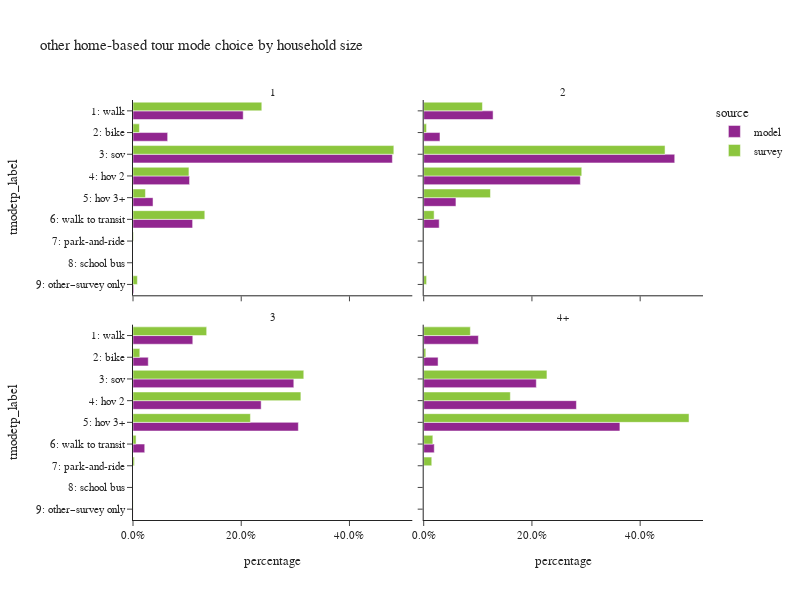

Write notebook code for a chart like this one.
### Code cell
plot_mode_choice(hb_tour,"hhsize_4+",
                 {"hhsize_4+":["1","2","3","4+"],
                  "tmodetp_label":["1: walk","2: bike","3: sov","4: hov 2","5: hov 3+","6: walk to transit",
                                   "7: park-and-ride","8: school bus","9: other–survey only"]},
                 "household size",2,600)

### Figure 1 — Plotly figure (JSON) as saved in the notebook; plotly's stock layout.template omitted (floating-point values rounded to 4 significant figures)
{"data": [{"alignmentgroup": "True", "customdata": [[99633], [31323], [234484], [51118], [18102], [53892], [667]], "hovertemplate": "source=model<br>hhsize_4+=1<br>percentage=%{x}<br>tmodetp_label=%{y}<br>sample count=%{customdata[0]}<extra></extra>", "legendgroup": "model", "marker": {"color": "#91268F", "pattern": {"shape": ""}}, "name": "model", "offsetgroup": "model", "orientation": "h", "showlegend": true, "textposition": "auto", "type": "bar", "x": [0.2037, 0.06403, 0.4793, 0.1045, 0.037, 0.1102, 0.001363], "xaxis": "x3", "y": ["1: walk", "2: bike", "3: sov", "4: hov 2", "5: hov 3+", "6: walk to transit", "9: other–survey only"], "yaxis": "y3"}, {"alignmentgroup": "True", "customdata": [[123328], [28919], [446153], [278406], [57298], [27515], [178]], "hovertemplate": "source=model<br>hhsize_4+=2<br>percentage=%{x}<br>tmodetp_label=%{y}<br>sample count=%{customdata[0]}<extra></extra>", "legendgroup": "model", "marker": {"color": "#91268F", "pattern": {"shape": ""}}, "name": "model", "offsetgroup": "model", "orientation": "h", "showlegend": false, "textposition": "auto", "type": "bar", "x": [0.1282, 0.03007, 0.4639, 0.2895, 0.05957, 0.02861, 0.0001851], "xaxis": "x4", "y": ["1: walk", "2: bike", "3: sov", "4: hov 2", "5: hov 3+", "6: walk to transit", "9: other–survey only"], "yaxis": "y4"}, {"alignmentgroup": "True", "customdata": [[64486], [16452], [173437], [138220], [178338], [12655], [64]], "hovertemplate": "source=model<br>hhsize_4+=3<br>percentage=%{x}<br>tmodetp_label=%{y}<br>sample count=%{customdata[0]}<extra></extra>", "legendgroup": "model", "marker": {"color": "#91268F", "pattern": {"shape": ""}}, "name": "model", "offsetgroup": "model", "orientation": "h", "showlegend": false, "textposition": "auto", "type": "bar", "x": [0.1105, 0.02819, 0.2972, 0.2368, 0.3056, 0.02168, 0.0001097], "xaxis": "x", "y": ["1: walk", "2: bike", "3: sov", "4: hov 2", "5: hov 3+", "6: walk to transit", "9: other–survey only"], "yaxis": "y"}, {"alignmentgroup": "True", "customdata": [[125058], [32876], [257644], [349394], [448908], [24183], [105]], "hovertemplate": "source=model<br>hhsize_4+=4+<br>percentage=%{x}<br>tmodetp_label=%{y}<br>sample count=%{customdata[0]}<extra></extra>", "legendgroup": "model", "marker": {"color": "#91268F", "pattern": {"shape": ""}}, "name": "model", "offsetgroup": "model", "orientation": "h", "showlegend": false, "textposition": "auto", "type": "bar", "x": [0.101, 0.02655, 0.2081, 0.2822, 0.3626, 0.01953, 8.48e-05], "xaxis": "x2", "y": ["1: walk", "2: bike", "3: sov", "4: hov 2", "5: hov 3+", "6: walk to transit", "9: other–survey only"], "yaxis": "y2"}, {"alignmentgroup": "True", "customdata": [[385], [35], [464], [84], [28], [129], [4], [11]], "hovertemplate": "source=survey<br>hhsize_4+=1<br>percentage=%{x}<br>tmodetp_label=%{y}<br>sample count=%{customdata[0]}<extra></extra>", "legendgroup": "survey", "marker": {"color": "#8CC63E", "pattern": {"shape": ""}}, "name": "survey", "offsetgroup": "survey", "orientation": "h", "showlegend": true, "textposition": "auto", "type": "bar", "x": [0.238, 0.01182, 0.482, 0.1034, 0.023, 0.1327, 0.001058, 0.008102], "xaxis": "x3", "y": ["1: walk", "2: bike", "3: sov", "4: hov 2", "5: hov 3+", "6: walk to transit", "7: park-and-ride", "9: other–survey only"], "yaxis": "y3"}, {"alignmentgroup": "True", "customdata": [[376], [31], [570], [484], [109], [52], [4], [7]], "hovertemplate": "source=survey<br>hhsize_4+=2<br>percentage=%{x}<br>tmodetp_label=%{y}<br>sample count=%{customdata[0]}<extra></extra>", "legendgroup": "survey", "marker": {"color": "#8CC63E", "pattern": {"shape": ""}}, "name": "survey", "offsetgroup": "survey", "orientation": "h", "showlegend": false, "textposition": "auto", "type": "bar", "x": [0.1085, 0.005229, 0.446, 0.292, 0.1234, 0.01925, 0.0002915, 0.005326], "xaxis": "x4", "y": ["1: walk", "2: bike", "3: sov", "4: hov 2", "5: hov 3+", "6: walk to transit", "7: park-and-ride", "9: other–survey only"], "yaxis": "y4"}, {"alignmentgroup": "True", "customdata": [[81], [14], [141], [135], [76], [7], [4], [1]], "hovertemplate": "source=survey<br>hhsize_4+=3<br>percentage=%{x}<br>tmodetp_label=%{y}<br>sample count=%{customdata[0]}<extra></extra>", "legendgroup": "survey", "marker": {"color": "#8CC63E", "pattern": {"shape": ""}}, "name": "survey", "offsetgroup": "survey", "orientation": "h", "showlegend": false, "textposition": "auto", "type": "bar", "x": [0.1362, 0.01257, 0.3156, 0.3102, 0.217, 0.005691, 0.002555, 0.000235], "xaxis": "x", "y": ["1: walk", "2: bike", "3: sov", "4: hov 2", "5: hov 3+", "6: walk to transit", "7: park-and-ride", "9: other–survey only"], "yaxis": "y"}, {"alignmentgroup": "True", "customdata": [[72], [7], [140], [107], [293], [12], [4], [2]], "hovertemplate": "source=survey<br>hhsize_4+=4+<br>percentage=%{x}<br>tmodetp_label=%{y}<br>sample count=%{customdata[0]}<extra></extra>", "legendgroup": "survey", "marker": {"color": "#8CC63E", "pattern": {"shape": ""}}, "name": "survey", "offsetgroup": "survey", "orientation": "h", "showlegend": false, "textposition": "auto", "type": "bar", "x": [0.0862, 0.003875, 0.2277, 0.1601, 0.4903, 0.01687, 0.0149, 2.942e-05], "xaxis": "x2", "y": ["1: walk", "2: bike", "3: sov", "4: hov 2", "5: hov 3+", "6: walk to transit", "7: park-and-ride", "8: school bus"], "yaxis": "y2"}], "layout": {"annotations": [{"font": {}, "showarrow": false, "text": "3", "x": 0.245, "xanchor": "center", "xref": "paper", "y": 0.465, "yanchor": "bottom", "yref": "paper"}, {"font": {}, "showarrow": false, "text": "4+", "x": 0.755, "xanchor": "center", "xref": "paper", "y": 0.465, "yanchor": "bottom", "yref": "paper"}, {"font": {}, "showarrow": false, "text": "1", "x": 0.245, "xanchor": "center", "xref": "paper", "y": 1.0, "yanchor": "bottom", "yref": "paper"}, {"font": {}, "showarrow": false, "text": "2", "x": 0.755, "xanchor": "center", "xref": "paper", "y": 1.0, "yanchor": "bottom", "yref": "paper"}], "barmode": "group", "height": 600, "legend": {"title": {"text": "source"}, "tracegroupgap": 0}, "title": {"text": "other home-based tour mode choice by household size"}, "width": 800, "xaxis": {"anchor": "y", "domain": [0.0, 0.49], "tickformat": ".1%", "title": {"text": "percentage"}}, "xaxis2": {"anchor": "y2", "domain": [0.51, 1.0], "matches": "x", "tickformat": ".1%", "title": {"text": "percentage"}}, "xaxis3": {"anchor": "y3", "domain": [0.0, 0.49], "matches": "x", "showticklabels": false, "tickformat": ".1%"}, "xaxis4": {"anchor": "y4", "domain": [0.51, 1.0], "matches": "x", "showticklabels": false, "tickformat": ".1%"}, "yaxis": {"anchor": "x", "categoryarray": ["9: other–survey only", "8: school bus", "7: park-and-ride", "6: walk to transit", "5: hov 3+", "4: hov 2", "3: sov", "2: bike", "1: walk"], "categoryorder": "array", "domain": [0.0, 0.465], "title": {"text": "tmodetp_label"}}, "yaxis2": {"anchor": "x2", "domain": [0.0, 0.465], "matches": "y", "showticklabels": false}, "yaxis3": {"anchor": "x3", "categoryarray": ["9: other–survey only", "8: school bus", "7: park-and-ride", "6: walk to transit", "5: hov 3+", "4: hov 2", "3: sov", "2: bike", "1: walk"], "categoryorder": "array", "domain": [0.535, 1.0], "matches": "y", "title": {"text": "tmodetp_label"}}, "yaxis4": {"anchor": "x4", "domain": [0.535, 1.0], "matches": "y", "showticklabels": false}}}
